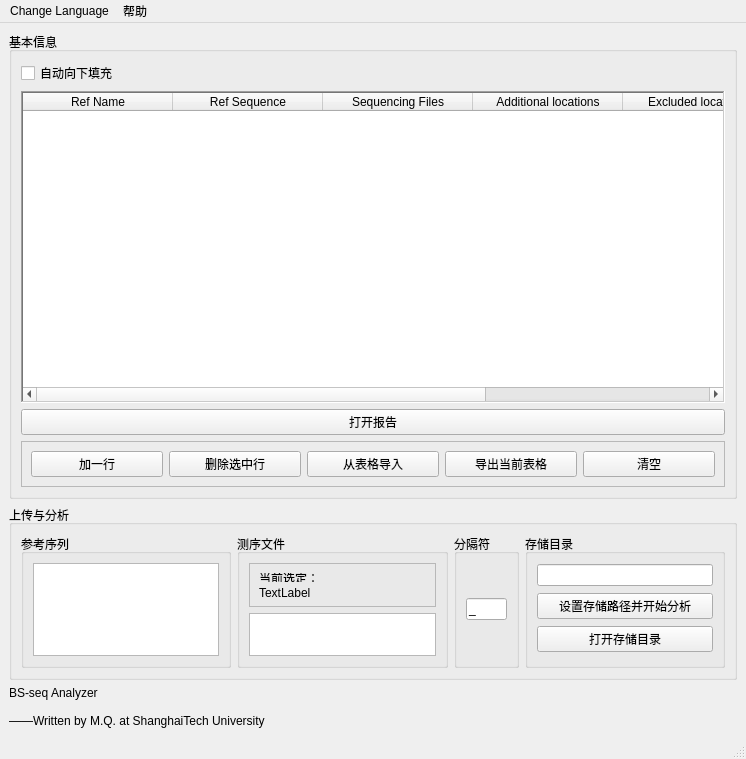
<?xml version="1.0" encoding="UTF-8"?>
<ui version="4.0">
 <class>MainWindow</class>
 <widget class="QMainWindow" name="MainWindow">
  <property name="geometry">
   <rect>
    <x>0</x>
    <y>0</y>
    <width>746</width>
    <height>759</height>
   </rect>
  </property>
  <property name="windowTitle">
   <string>BS-seq Analyzer</string>
  </property>
  <widget class="QWidget" name="centralwidget">
   <layout class="QVBoxLayout" name="verticalLayout_4">
    <item>
     <widget class="QGroupBox" name="groupBox">
      <property name="inputMethodHints">
       <set>Qt::ImhPreferNumbers</set>
      </property>
      <property name="title">
       <string>基本信息</string>
      </property>
      <property name="flat">
       <bool>false</bool>
      </property>
      <layout class="QVBoxLayout" name="verticalLayout">
       <item>
        <widget class="QCheckBox" name="checkBox_auto_fill_col">
         <property name="text">
          <string>自动向下填充</string>
         </property>
        </widget>
       </item>
       <item>
        <widget class="QTableWidget" name="tableWidget">
         <property name="sizePolicy">
          <sizepolicy hsizetype="Expanding" vsizetype="Expanding">
           <horstretch>0</horstretch>
           <verstretch>0</verstretch>
          </sizepolicy>
         </property>
         <property name="minimumSize">
          <size>
           <width>0</width>
           <height>0</height>
          </size>
         </property>
         <property name="maximumSize">
          <size>
           <width>99999</width>
           <height>99999</height>
          </size>
         </property>
         <property name="autoFillBackground">
          <bool>false</bool>
         </property>
         <property name="frameShape">
          <enum>QFrame::WinPanel</enum>
         </property>
         <property name="frameShadow">
          <enum>QFrame::Sunken</enum>
         </property>
         <property name="verticalScrollBarPolicy">
          <enum>Qt::ScrollBarAsNeeded</enum>
         </property>
         <property name="sizeAdjustPolicy">
          <enum>QAbstractScrollArea::AdjustToContents</enum>
         </property>
         <property name="editTriggers">
          <set>QAbstractItemView::AnyKeyPressed|QAbstractItemView::DoubleClicked|QAbstractItemView::EditKeyPressed|QAbstractItemView::SelectedClicked</set>
         </property>
         <property name="alternatingRowColors">
          <bool>true</bool>
         </property>
         <property name="selectionBehavior">
          <enum>QAbstractItemView::SelectItems</enum>
         </property>
         <property name="gridStyle">
          <enum>Qt::SolidLine</enum>
         </property>
         <attribute name="horizontalHeaderCascadingSectionResizes">
          <bool>false</bool>
         </attribute>
         <attribute name="horizontalHeaderMinimumSectionSize">
          <number>27</number>
         </attribute>
         <attribute name="horizontalHeaderDefaultSectionSize">
          <number>150</number>
         </attribute>
         <column>
          <property name="text">
           <string>Ref Name</string>
          </property>
         </column>
         <column>
          <property name="text">
           <string>Ref Sequence</string>
          </property>
         </column>
         <column>
          <property name="text">
           <string>Sequencing Files</string>
          </property>
         </column>
         <column>
          <property name="text">
           <string>Additional locations</string>
          </property>
         </column>
         <column>
          <property name="text">
           <string>Excluded locations</string>
          </property>
         </column>
         <column>
          <property name="text">
           <string>Report</string>
          </property>
         </column>
        </widget>
       </item>
       <item>
        <widget class="QPushButton" name="pushButton_open_report">
         <property name="text">
          <string>打开报告</string>
         </property>
        </widget>
       </item>
       <item>
        <widget class="QFrame" name="frame">
         <property name="frameShape">
          <enum>QFrame::StyledPanel</enum>
         </property>
         <property name="frameShadow">
          <enum>QFrame::Raised</enum>
         </property>
         <layout class="QHBoxLayout" name="horizontalLayout">
          <item>
           <widget class="QPushButton" name="pushButton_add_line">
            <property name="text">
             <string>加一行</string>
            </property>
           </widget>
          </item>
          <item>
           <widget class="QPushButton" name="pushButton_del_lines">
            <property name="text">
             <string>删除选中行</string>
            </property>
           </widget>
          </item>
          <item>
           <widget class="QPushButton" name="pushButton_import_from_sheet">
            <property name="text">
             <string>从表格导入</string>
            </property>
           </widget>
          </item>
          <item>
           <widget class="QPushButton" name="pushButton_export_sheet">
            <property name="text">
             <string>导出当前表格</string>
            </property>
           </widget>
          </item>
          <item>
           <widget class="QPushButton" name="pushButton_clear_table">
            <property name="text">
             <string>清空</string>
            </property>
           </widget>
          </item>
         </layout>
        </widget>
       </item>
      </layout>
     </widget>
    </item>
    <item>
     <widget class="QGroupBox" name="groupBox_5">
      <property name="maximumSize">
       <size>
        <width>16777215</width>
        <height>175</height>
       </size>
      </property>
      <property name="title">
       <string>上传与分析</string>
      </property>
      <layout class="QHBoxLayout" name="horizontalLayout_3">
       <item>
        <widget class="QGroupBox" name="groupBox_2">
         <property name="title">
          <string>参考序列</string>
         </property>
         <layout class="QHBoxLayout" name="horizontalLayout_5">
          <item>
           <widget class="PlainTextEdit" name="plainTextEdit_ref_rec_auto"/>
          </item>
         </layout>
        </widget>
       </item>
       <item>
        <widget class="QGroupBox" name="groupBox_3">
         <property name="title">
          <string>测序文件</string>
         </property>
         <layout class="QVBoxLayout" name="verticalLayout_5">
          <item>
           <widget class="QFrame" name="frame_2">
            <property name="frameShape">
             <enum>QFrame::StyledPanel</enum>
            </property>
            <property name="frameShadow">
             <enum>QFrame::Raised</enum>
            </property>
            <layout class="QVBoxLayout" name="verticalLayout_2">
             <item>
              <widget class="QLabel" name="label">
               <property name="text">
                <string>当前选定：</string>
               </property>
              </widget>
             </item>
             <item>
              <widget class="QLabel" name="label_selection">
               <property name="text">
                <string>TextLabel</string>
               </property>
              </widget>
             </item>
            </layout>
           </widget>
          </item>
          <item>
           <widget class="PlainTextEdit" name="plainTextEdit_sanger_rec_auto"/>
          </item>
         </layout>
        </widget>
       </item>
       <item>
        <widget class="QGroupBox" name="groupBox_4">
         <property name="title">
          <string>分隔符</string>
         </property>
         <layout class="QVBoxLayout" name="verticalLayout_6">
          <item>
           <widget class="QLineEdit" name="lineEdit_sep">
            <property name="text">
             <string>_</string>
            </property>
           </widget>
          </item>
         </layout>
        </widget>
       </item>
       <item>
        <widget class="QSplitter" name="splitter">
         <property name="orientation">
          <enum>Qt::Horizontal</enum>
         </property>
         <widget class="QGroupBox" name="groupBox_6">
          <property name="sizePolicy">
           <sizepolicy hsizetype="Expanding" vsizetype="Preferred">
            <horstretch>0</horstretch>
            <verstretch>0</verstretch>
           </sizepolicy>
          </property>
          <property name="minimumSize">
           <size>
            <width>200</width>
            <height>0</height>
           </size>
          </property>
          <property name="title">
           <string>存储目录</string>
          </property>
          <layout class="QVBoxLayout" name="verticalLayout_3">
           <item>
            <widget class="QLineEdit" name="lineEdit_path"/>
           </item>
           <item>
            <widget class="QPushButton" name="pushButton_start">
             <property name="text">
              <string>设置存储路径并开始分析</string>
             </property>
            </widget>
           </item>
           <item>
            <widget class="QPushButton" name="pushButton_open_folder">
             <property name="text">
              <string>打开存储目录</string>
             </property>
            </widget>
           </item>
          </layout>
         </widget>
        </widget>
       </item>
      </layout>
     </widget>
    </item>
    <item>
     <widget class="QLabel" name="label_lyric">
      <property name="text">
       <string>BS-seq Analyzer

——Written by M.Q. at ShanghaiTech University</string>
      </property>
     </widget>
    </item>
   </layout>
  </widget>
  <widget class="QMenuBar" name="menubar">
   <property name="geometry">
    <rect>
     <x>0</x>
     <y>0</y>
     <width>746</width>
     <height>22</height>
    </rect>
   </property>
   <widget class="QMenu" name="menuTo_English">
    <property name="title">
     <string>Change Language</string>
    </property>
    <addaction name="actionEnglish"/>
   </widget>
   <widget class="QMenu" name="menuAbout">
    <property name="title">
     <string>帮助</string>
    </property>
    <addaction name="actionAbout"/>
    <addaction name="actionTutor"/>
   </widget>
   <addaction name="menuTo_English"/>
   <addaction name="menuAbout"/>
  </widget>
  <widget class="QStatusBar" name="statusbar"/>
  <action name="actionEnglish">
   <property name="text">
    <string>load translation file</string>
   </property>
  </action>
  <action name="actionChinese">
   <property name="text">
    <string>Chinese</string>
   </property>
  </action>
  <action name="actionAbout">
   <property name="text">
    <string>说明</string>
   </property>
  </action>
  <action name="actionTutor">
   <property name="text">
    <string>视频教程</string>
   </property>
  </action>
 </widget>
 <customwidgets>
  <customwidget>
   <class>PlainTextEdit</class>
   <extends>QPlainTextEdit</extends>
   <header location="global">plaintextedit</header>
  </customwidget>
 </customwidgets>
 <resources/>
 <connections/>
</ui>
